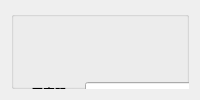
                 <widget class="QWidget" name="page_15">
                  <layout class="QHBoxLayout" name="horizontalLayout_40">
                   <item>
                    <widget class="QGroupBox" name="groupBox_13">
                     <property name="title">
                      <string/>
                     </property>
                     <widget class="QWidget" name="layoutWidget_2">
                      <property name="geometry">
                       <rect>
                        <x>20</x>
                        <y>30</y>
                        <width>413</width>
                        <height>243</height>
                       </rect>
                      </property>
                      <layout class="QVBoxLayout" name="verticalLayout_13">
                       <item>
                        <layout class="QHBoxLayout" name="horizontalLayout_38">
                         <item>
                          <widget class="QLabel" name="label_31">
                           <property name="text">
                            <string>原密码：</string>
                           </property>
                          </widget>
                         </item>
                         <item>
                          <widget class="QLineEdit" name="lineEditPwd"/>
                         </item>
                        </layout>
                       </item>
                       <item>
                        <layout class="QHBoxLayout" name="horizontalLayout_39">
                         <item>
                          <widget class="QLabel" name="label_33">
                           <property name="text">
                            <string>新密码：</string>
                           </property>
                          </widget>
                         </item>
                         <item>
                          <widget class="QLineEdit" name="lineEditNewPwd1"/>
                         </item>
                        </layout>
                       </item>
                       <item>
                        <layout class="QHBoxLayout" name="horizontalLayout_51">
                         <item>
                          <widget class="QLabel" name="label_32">
                           <property name="text">
                            <string>新密码：</string>
                           </property>
                          </widget>
                         </item>
                         <item>
                          <widget class="QLineEdit" name="lineEditNewPwd2"/>
                         </item>
                        </layout>
                       </item>
                       <item>
                        <layout class="QHBoxLayout" name="horizontalLayout_52"/>
                       </item>
                      </layout>
                     </widget>
                    </widget>
                   </item>
                  </layout>
                 </widget>
